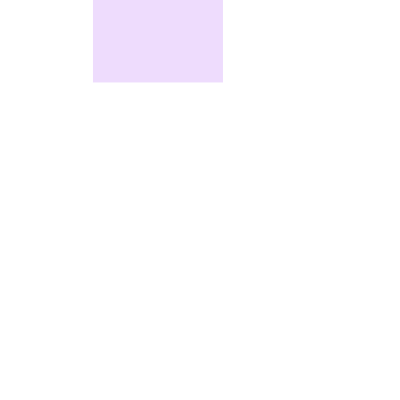
Frame 1 (no input)
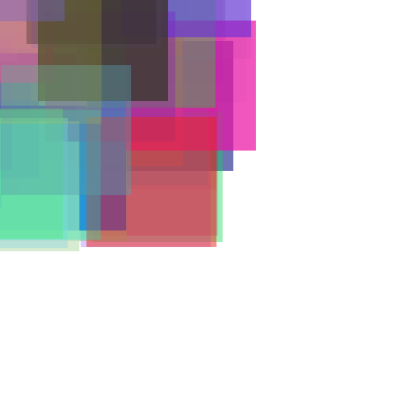
Frame 60 (the mouse pressed at the canvas centre just before this capture)
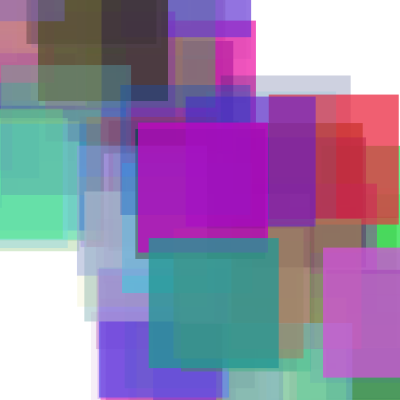
Frame 120 (the mouse held since frame 60 and released just before this capture)

The Processing sketch that drew these frames (run headless with seeded random() and noise(); from frame 60 on, the mouse is pressed at the canvas centre):

// Processing sketch: processing_114019
// ── processing_114019.pde

void setup() {  
  size(400, 400);
  background(255);
  noStroke();
    }
  void draw(){
  fill (random(255),random(255),random(255),random(200));
  rect (mouseX + random(-130,130), mouseY + random(-130,130),130,130);
  
  }
